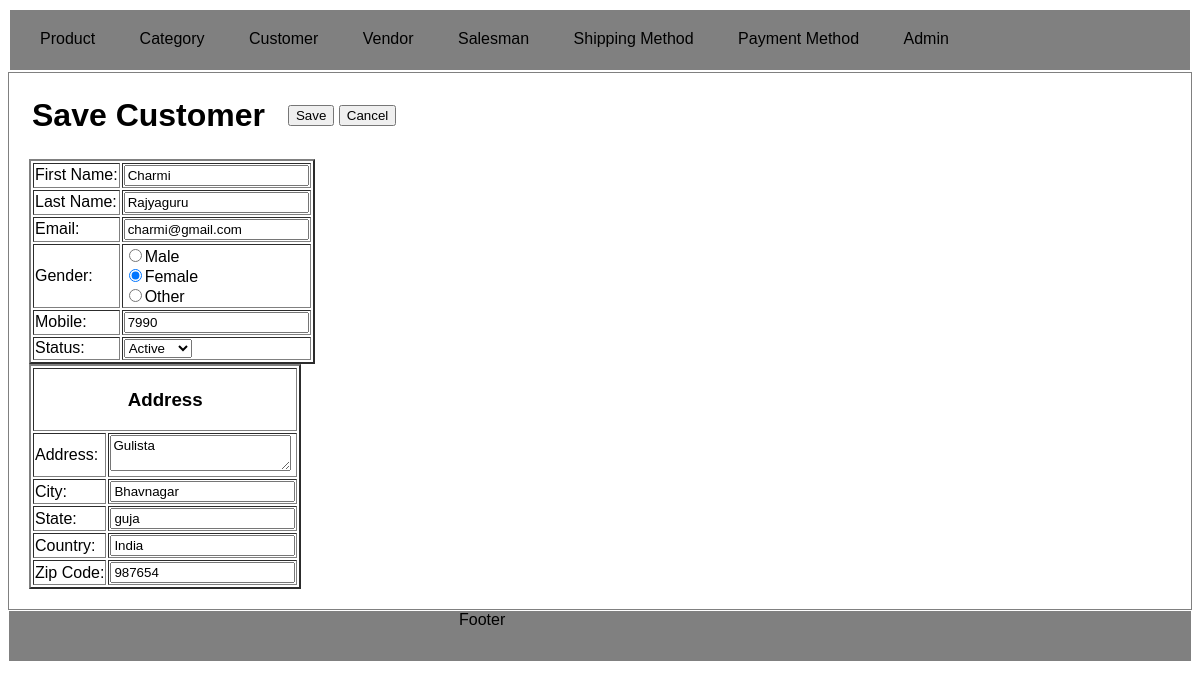
The page /index.php?c=customer&a=edit&id=1 on the database its author committed.
### tables this page shows
CREATE TABLE `customer_address` (
  `address_id` int(20) NOT NULL,
  `customer_id` int(20) DEFAULT NULL,
  `address` varchar(255) NOT NULL,
  `city` varchar(50) NOT NULL,
  `state` varchar(50) NOT NULL,
  `country` varchar(50) NOT NULL,
  `zipcode` varchar(10) NOT NULL
);

CREATE TABLE `customer` (
  `customer_id` int(11) NOT NULL,
  `first_name` varchar(255) NOT NULL,
  `last_name` varchar(255) NOT NULL,
  `email` varchar(255) NOT NULL,
  `gender` enum('Male','Female','Other') NOT NULL,
  `mobile` bigint(20) NOT NULL,
  `status` enum('1','2') NOT NULL,
  `created_at` datetime DEFAULT NULL,
  `updated_at` datetime DEFAULT NULL
);

### Model/Core/View.php (called while the page is built, shortened)
<?php
class Model_Core_View
{
	protected $template = Null;
	protected $data = [];
	public function __get($key)
	{
		return $this->data[$key];
	}
	public function setTemplate($path)
	{
		$this->template = $path;
		return $this;
	}
	public function getTemplate()
	{
		return $this->template;
	}
	public function setData($data)
	{
		$this->data = $data;
		return $this;
	}
	public function render()
	{
		require_once 'View'.DS.$this->getTemplate();
	}
}

### Controller/Core/Action.php (called while the page is built, shortened)
<?php
class Controller_Core_Action
{
	protected $view = Null;
	public function setView($view)
	{
		$this->view = $view;
		return $this;
	}
	public function getView()
	{
		if($this->view){
			return $this->view;
		}
		$view = new Model_Core_View();
		return $view;
	}
	public function render()
	{
		$this->getView()->render();
	}
}

### Controller/Customer.php (called while the page is built, shortened)
<?php
class Controller_Customer extends Controller_Core_Action
{
	public function editAction()
	{
		try {
			if(!$id = (int) $this->getRequest()->getParams('id')){
	    		throw new Exception("Invalid request.", 1);
			}
			$sql = "SELECT * FROM `customer` c INNER JOIN `customer_address` d ON c.`customer_id` = d.`customer_id` WHERE c.`customer_id` = '{$id}'";
			$customer = Ccc::getModel('Customer_Row')->fetchRow($sql);
			$this->render();
		}
		catch (Exception $e) {
			$this->getMessageObject()->addMessage($e->getMessage(),Model_Core_Message::FAILURE);
			$this->redirect('grid',Null,Null,true);
		}
	}
}
?>

### Index.php (called while the page is built, shortened)
<?php
spl_autoload_register(function ($className) {
	$className = str_replace('_', '/', $className);
});
class Ccc
{
	static function init()
	{
		$front = new Controller_Core_Front();
		$front->init();
	}
}
Ccc :: init();
?>

### Model/Core/Table/Row.php (called while the page is built, shortened)
<?php
class Model_Core_Table_Row
{
	protected $data = [];
	protected $tableModel = Null;
	public function __get($key)
	{
		return $this->data[$key];
	}
	public function getStatus()
	{
		if($this->status){
			return $this->status;
		}
		return Model_Core_Table::STATUS_DEFAULT;
	}
	public function setTable($tableModel){
		$this->tableModel = $tableModel;
		return $this;
	}
	public function getTable()
	{
		if($this->tableModel){
			return $this->tableModel;
		}
		$tableModel = new $model();
		return $tableModel;
	}
	public function fetchRow($sql)
	{
		$row = $this->getTable()->fetchRow($sql);
		$this->data = $row;
		return $this;
	}
}

### Model/Core/Table.php (called while the page is built, shortened)
<?php
class Model_Core_Table
{
	public function getStatusOptions()
	{
		return [
			self::STATUS_ACTIVE => self::STATUS_ACTIVE_lBl,
			self::STATUS_INACTIVE => self::STATUS_INACTIVE_lBl
		];
	}
	public function setAdapter(Model_Core_Adapter $adapter)
	{
		return $this;
	}
	public function getAdapter()
	{
		$adapter = new Model_Core_Adapter();
		return $adapter;
	}
	public function setTableName($tableName)
	{
		return $this;
	}
	public function setPrimaryKey($primaryKey)
	{
		return $this;
	}
	public function fetchRow($query)
	{
		$adapter = $this->getAdapter();
		$result = $adapter->fetchRow($query);
		return $result;
	}
}

### Model/Core/Adapter.php (called while the page is built, shortened)
<?php
class Model_Core_Adapter
{
	protected $config = [
		'servername' => 'localhost',
		'username' => 'root',
		'password' => '',
		'dbname' => 'project-ujjawal-rajyaguru-04-average'
	];
	public function connect()
	{
		$this->conn = mysqli_connect($this->config['servername'],$this->config['username'],$this->config['password'],$this->config['dbname']);
		return $this->conn;
	}
	public function query($sql)
	{
		$connect = $this->connect();
		return $connect->query($sql);
	}
	public function fetchRow($sql)
	{
		$result = $this->query($sql);
		return $result->fetch_assoc();
	}
}

### Model/Customer.php (called while the page is built, shortened)
<?php
class Model_Customer extends Model_Core_Table
{
	public function getGenderOptions()
	{
		return [
			self::GENDER_MALE,
			self::GENDER_FEMALE,
			self::GENDER_OTHER,
		];
	}
}

### Model/Customer/Row.php (called while the page is built, shortened)
<?php
class Model_Customer_Row extends Model_Core_Table_Row
{
	public function getGender()
	{
		if($this->gender){
			return $this->gender;
		}
		return Model_Customer::GENDER_MALE;
	}
}

### View/customer/edit.phtml (the view, shortened to what this page needs)
<?php
$customer = $this->customer;
?>
<!DOCTYPE html>
<html lang="en">
<head>
    <link rel="stylesheet" type="text/css" href="View/skin/style.css">
</head>
<body>
    <?php require_once 'View/html/header.phtml' ?>
    <div class="content-main">
        <form action="<?php print_r($url->getUrl('save')) ?>" method="post">
            <table>
                <tr>
                    <td>
                        <h1>Save Customer</h1>
                    </td>
                    <td class="sub-head">
                        <button type="submit">Save</button>
                        <input type="button" value="Cancel" onclick="window.location.href='<?php print_r($url->getUrl('grid',Null,Null,true)); ?>'">
                    </td>
                </tr>
            </table>
            <table border="2px">
                <tr>
                    <td>First Name: </td>
                    <td><input type="text" name="customer[first_name]" value="<?php echo $customer->first_name; ?>"></td>
                </tr>
                <tr>
                    <td>Last Name: </td>
                    <td><input type="text" name="customer[last_name]" value="<?php echo $customer->last_name; ?>"></td>
                </tr>
                <tr>
                    <td>Email: </td>
                    <td><input type="email" name="customer[email]" value="<?php echo $customer->email; ?>"></td>
                </tr>
                <tr>
                    <td>Gender: </td>
                    <td>
                        <?php foreach ($customer->getTable()->getGenderOptions() as $gender) :?>
                        <?php $checked = ($customer->getGender() == $gender) ? 'checked':'' ?>
                        <input type="radio" name="customer[gender]" value="<?php echo $gender ?>" <?php echo $checked; ?>><?php echo $gender ?> <br>
                        <?php endforeach; ?>
                    </td>
                </tr>
                <tr>
                    <td>Mobile: </td>
                    <td><input type="number" name="customer[mobile]" value ="<?php echo $customer->mobile; ?>"></td>
                </tr>
                <tr>
                    <td>Status: </td>
                    <td>
                        <select name="customer[status]">
                            <?php foreach ($customer->getTable()->getStatusOptions() as $key => $value):?>
                            <?php $selected = ($customer->getStatus() == $key) ? 'selected' : '' ?>
                            <option value="<?php echo $key ?>" <?php echo $selected ?>><?php echo $value ?></option>
                            <?php endforeach; ?>
                        </select>
                    </td>
                </tr>
            </table>
            <table border="2px"address>
                <tr>
                    <th colspan="2"><h3>Address</h3></th>
                </tr>
                <tr>
                    <td>Address: </td>
                    <td>
                        <textarea name="address[address]"><?php echo $customer->address; ?></textarea>
                    </td>
                </tr>
                <tr>
                    <td>City: </td>
                    <td><input type="text" name="address[city]" value="<?php echo $customer->city; ?>"></td>
                </tr>
                <tr>
                    <td>State: </td>
                    <td><input type="text" name="address[state]" value="<?php echo $customer->state; ?>"></td>
                </tr>
                <tr>
                    <td>Country: </td>
                    <td><input type="text" name="address[country]" value="<?php echo $customer->country; ?>"></td>
                </tr>
                <tr>
                    <td>Zip Code: </td>
                    <td><input type="number" name="address[zipcode]" value="<?php echo $customer->zipcode; ?>"></td>
                </tr>
            </table>
        </form>
    </div>
    <div>
        <?php require_once 'View/html/footer.phtml'; ?>
    </div>
</body>
</html>

### View/skin/style.css (style rules this page uses)
* { font-family: Arial, Helvetica, sans-serif; }
.content-main { border: 1px solid grey; padding-left: 20px; padding-bottom: 20px; }
.sub-head { padding-left: 20px; }

### rows shown on the page
customer_address: customer.first_name "Charmi", customer.last_name "Rajyaguru", customer.email "charmi@gmail.com", customer.mobile "7990", address "Gulista", city "Bhavnagar", state "guja", country "India", zipcode "987654"

### other values the page prints
$gender "Male"
$gender "Female"
$gender "Other"
form field value "Active"
